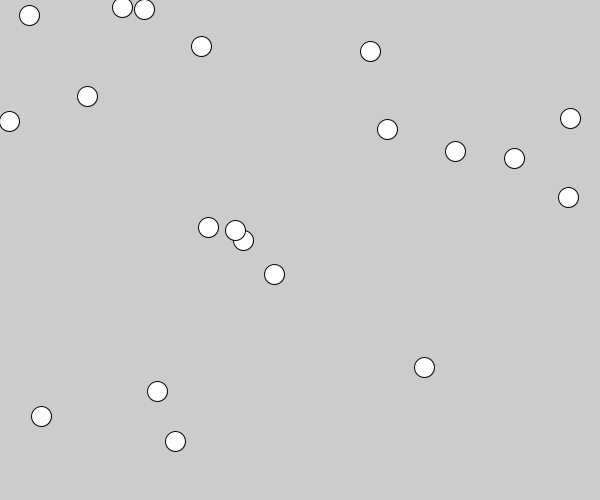
Frame 1 (no input)
Frame 60 (the mouse pressed at the canvas centre just before this capture): identical to frame 1, image omitted
Frame 120 (the mouse held since frame 60 and released just before this capture): identical to frame 1, image omitted

The Processing sketch that drew this single still picture (run headless with seeded random() and noise(); from frame 60 on, the mouse is pressed at the canvas centre):

// Processing sketch: Veroni4
// ── Veroni4.pde
VeroniSet test;
Point center;

class Point {
  int x, y, r=10;
  
  Point(int tx, int ty) {
    x = tx;
    y = ty;
  }
  
  void draw() {
    ellipse(x, y, 2*r, 2*r);
  }
  
  Boolean selected() {
    float d = sqrt((x-mouseX)*(x-mouseX) + (y-mouseY)*(y-mouseY));
    if (d<r) {
      return true;
    } else {
      return false;
    }
  }
  
  double distance(int xe, int ye) {
    float dSquared = (x-xe)*(x-xe)+(y-ye)*(y-ye);
    return sqrt(dSquared);
  }
}

class VeroniSet {
  
  int n;
  Point[] points;
  
  VeroniSet(int in) {
    points = new Point[in];
    n = in;
    
    for (int x=0; x<n; x++) {
      points[x] = new Point(int(random(width)), int(random(height)));
    }
    
  }
  
  void renderPoints() {
    for (int p=0; p<n; p++) {
      points[p].draw();
    }
  }
}

void setup() {
  size(600, 500);
  
  test = new VeroniSet(20);
  test.renderPoints();
  
  center = new Point(width/2, height/2);
  
  for (int x=0; x<width; x++) {
    for (int y=0; y<height; y++) {
      
    }
  }
}

void draw() {
  
}

void mousePressed() {
  println(center.distance(mouseX, mouseY));
}
